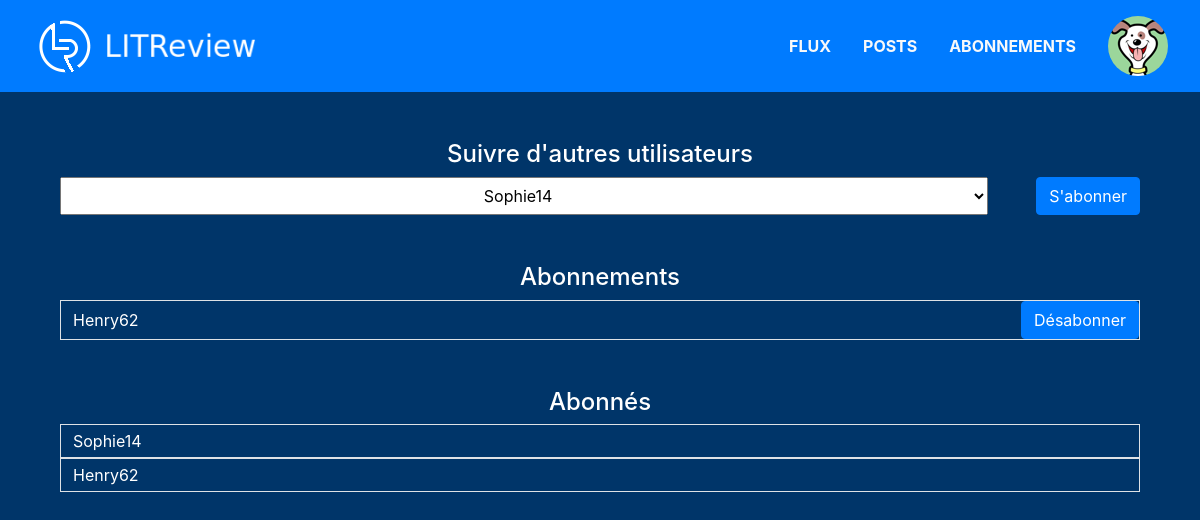
Before: /subscription-management/ (signed in) with the older database file.
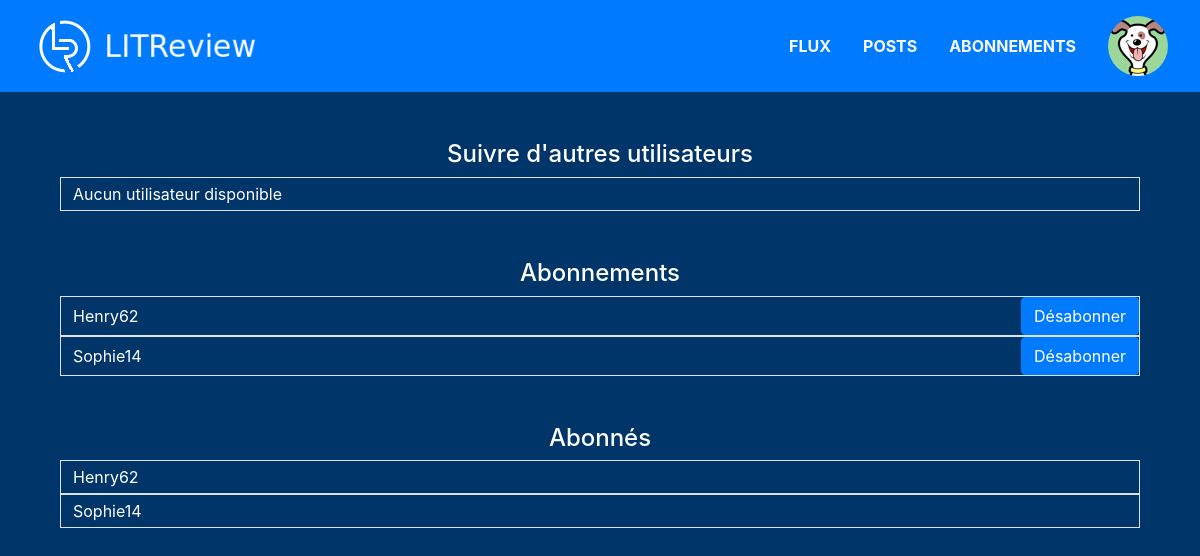
After: the same page with the newer database file.
### authentication/models.py (models this page shows, shortened)
class User(AbstractUser):
    PHOTO_SIZE = (60, 60)
    photo = models.ImageField(blank=True, verbose_name='Photo de profil')

### subscription/views.py (the view, shortened to what this page needs)
# urls.py: path('subscription-management/', views.SubscriptionManagementView.as_view(), name='subscription_management'),
class SubscriptionManagementView(LoginRequiredMixin, View):
    template_name = 'subscription/management.html'
    def get(self, request):
        already_followed = []
        active_subscriptions = {}
        for sub in UserFollows.objects.filter(user=request.user.id):
            active_subscriptions[sub.followed_user] = forms.RemoveSubscriptionForm(initial={'delete_sub': sub.id})
            already_followed.append(sub.followed_user)
        choices = {}
        for user in User.objects.all():
            if user not in already_followed and user.username != 'admin' and user.username != request.user.username:
                choices[user.username] = user.id
        active_followers = []
        for sub in UserFollows.objects.filter(followed_user=request.user.id):
            active_followers.append(sub.user)
        return render(request, self.template_name, context={'choices': choices,
                                                            'subscriptions': active_subscriptions,
                                                            'followers': active_followers})

### subscription/templates/subscription/management.html (shortened to what this page needs)
{% extends 'base.html' %}
{% block content %}
{% load static %}
    <div class='container'>
        <div class='mt-5'>
            <h4 class='text-center'>Suivre d'autres utilisateurs</h4>
            <div class='container'>
                {% if choices %}
                    <form method='POST' class='row'>
                            <select name='new_subscription' class='col text-center'>
                                {% for username, id in choices.items %}
                                    <option value={{ id }}>{{ username }}</option>
                                {% endfor %}
                            </select>
                        <button type='submit' class='ml-5 btn btn-primary'>S'abonner</button>
                    </form>
                {% else %}
                    <div class='row border'>
                        <label class='mx-2 my-auto p-1'>Aucun utilisateur disponible</label>
                    </div>
                {% endif %}
            </div>
        </div>
        <div class='mt-5'>
            <h4 class='text-center'>Abonnements</h4>
            <div class='container'>
                {% for name, field in subscriptions.items %}
                    <form method='POST' class='row border'>
                        <label class='col mx-2 my-auto p-1'>{{ name }}</label>
                        <button type='submit' class='btn btn-primary'>Désabonner</button>
                    </form>
                {% empty %}
                    <div class='row border'>
                        <label class='mx-2 my-auto p-1'>Aucun abonnement</label>
                    </div>
                {% endfor %}
            </div>
        </div>
        <div class='mt-5'>
            <h4 class='text-center'>Abonnés</h4>
            <div class='container'>
                {% for follower in followers %}
                    <div class='row border p-0'>
                        <label class='mx-2 my-auto p-1'>{{ follower }}</label>
                    </div>
                {% empty %}
                    <div class='row border'>
                        <label class='mx-2 my-auto p-1'>Aucun abonné</label>
                    </div>
                {% endfor %}
            </div>
        </div>
    </div>
{% endblock content %}

### templates/base.html (shortened to what this page needs)
{% load static %}
<!DOCTYPE html>
<html>
	<head>
        <link rel="stylesheet" href="https://cdn.jsdelivr.net/npm/bootstrap@4.3.1/dist/css/bootstrap.min.css"
>
        <link rel="stylesheet" href="https://cdn.jsdelivr.net/npm/bootstrap-icons@1.8.1/font/bootstrap-icons.css">
        <link rel="stylesheet" type="text/css" href="{% static 'style/base_main.css' %}">
    </head>
    <body>
        <div class='container-fluid mb-5'>
            <div class='row'>
                <nav class='col navbar navbar-dark banner'>
                    <a class='col my-auto' href="{% url 'home' %}">
                        <img class='img-fluid' src="{% static 'LITReview.png' %}" alt='Logo'>
                    </a>
                    {% if user.is_authenticated %}
                        <ul class='nav justify-content-end'>
                            <li class='nav-item my-auto'>
                                <a class='nav-link text-light font-weight-bold' href="{% url 'home' %}">FLUX</a>
                            </li>
                            <li class='nav-item my-auto'>
                                <a class='nav-link text-light font-weight-bold' href="{% url 'posts' %}">POSTS</a>
                            </li>
                            <li class='nav-item my-auto'>
                                <a class='nav-link text-light font-weight-bold' href="{% url 'subscription_management' %}">ABONNEMENTS</a>
                            </li>
                            <li class='nav-item my-auto dropleft dropdown'>
                                <a class='nav-link text-body lead' href="#" data-toggle='dropdown' aria-haspopup="true" aria-expanded="false">
                                    {% if user.photo %}
                                        <img src='{{ user.photo.url }}' alt='Avatar' class='rounded-circle'>
                                    {% else %}
                                        <span class='dropdown-toggle'>{{ user.username }}</span>
                                    {% endif %}
                                </a>
                            </li>
                        </ul>
                    {% endif %}
                </nav>
            </div>
        </div>
        <div class='container'>
            {% block content %}{% endblock %}
        </div>
    </body>
</html>

### static/style/base_main.css (style rules this page uses)
body { background-color : #003569; color : #FFF }
.banner { background-color : #007BFF; }

Changed rows visible on the page:
shown differently, row unchanged: User "Henry62": moves up the list
now on one of the page's lists (row edited): User: username "Sophie14"
changed User "Sophie14": new_subscription "Sophie14" → (not shown)
Other visible differences:
text no longer shown: "S'abonner"
text now shown: "Aucun utilisateur disponible"
